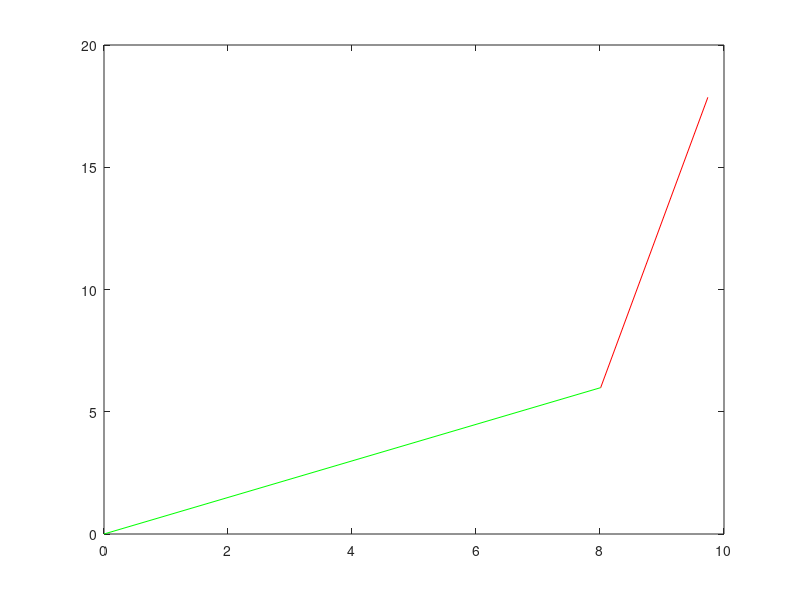

Recreate this plot in MATLAB.
  l1=10;
  l2=12;
  x2=10.1769;
  y2=18.6622;
  q=(x2^2+y2^2-11^2-12^2);
  w=q/(2*11*12);
  c=w;
  r=1-c^2;
  a=sqrt(r);
  s=a; 
  theta=atan2(s,c);
  theta2=180*theta/pi;
  k1=l1+l2*cosd(theta2);
  k2=l2*sind(theta2);
  y=atand(k2/k1);
  theta1=atand(y2/x2)-y;
  b1=l1*cosd(theta1);
  a1=l1*sind(theta1);
  b2=b1+l2*cosd(theta1+theta2);
  a2=a1+l2*sind(theta1+theta2);
  plot([0,b1],[0,a1],'g');
  hold on;
  plot([b1,b2],[a1,a2],'r');
  hold on;
 % plot([0,b2],[0,a2],'b');
  